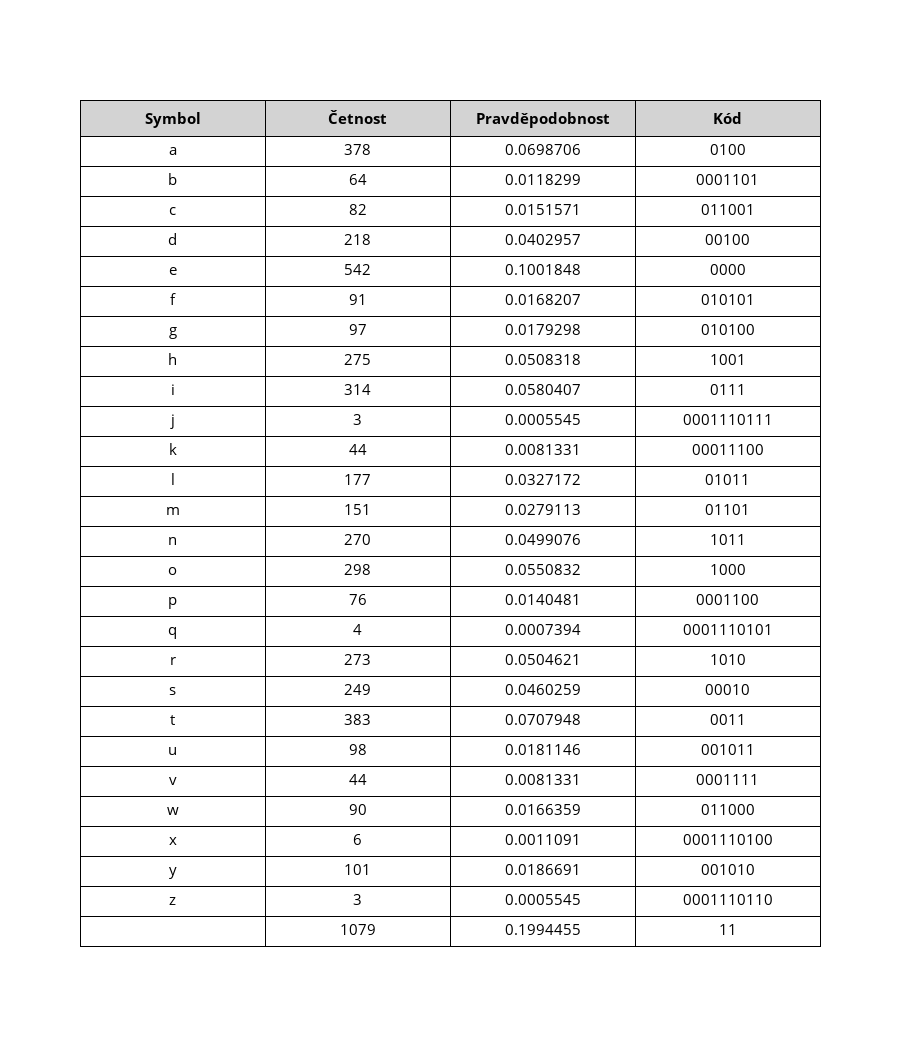

Notebook source saved alongside this figure:
### Code cell
# Ziskej cetnosti a pravdepodobnosti
frequencies_x, probabilities_x = get_probabilities(X)

# Ziskej entropii
entropy_x = get_entropy(probabilities_x)

# Ziskej kody
code_x = get_codes(probabilities_x)

# Ziskej stredni delku kodu
length_x = get_length(probabilities_x, code_x)

print("Entropie: ", format(entropy_x, ".7f"))
print("Střední délka kódu: ", format(length_x, ".7f"))

show_probabilities(probabilities_x, 1)
show_results_table(frequencies_x, probabilities_x, code_x)

### Figure 1 — Plotly figure (JSON) as saved in the notebook; plotly's stock layout.template omitted (floating-point values rounded to 4 significant figures)
{"data": [{"cells": {"align": "center", "fill": {"color": "white"}, "font": {"color": "black", "size": 15}, "height": 30, "line": {"color": "black"}, "values": [["a", "b", "c", "d", "e", "f", "g", "h", "i", "j", "k", "l", "m", "n", "o", "p", "q", "r", "s", "t", "u", "v", "w", "x", "y", "z", " "], [378, 64, 82, 218, 542, 91, 97, 275, 314, 3, 44, 177, 151, 270, 298, 76, 4, 273, 249, 383, 98, 44, 90, 6, 101, 3, 1079], ["0.0698706", "0.0118299", "0.0151571", "0.0402957", "0.1001848", "0.0168207", "0.0179298", "0.0508318", "0.0580407", "0.0005545", "0.0081331", "0.0327172", "0.0279113", "0.0499076", "0.0550832", "0.0140481", "0.0007394", "0.0504621", "0.0460259", "0.0707948", "0.0181146", "0.0081331", "0.0166359", "0.0011091", "0.0186691", "0.0005545", "0.1994455"], ["0100", "0001101", "011001", "00100", "0000", "010101", "010100", "1001", "0111", "0001110111", "00011100", "01011", "01101", "1011", "1000", "0001100", "0001110101", "1010", "00010", "0011", "001011", "0001111", "011000", "0001110100", "001010", "0001110110", "11"]]}, "header": {"align": "center", "fill": {"color": "lightgrey"}, "font": {"color": "black", "size": 15}, "height": 30, "line": {"color": "black"}, "values": ["<b>Symbol</b>", "<b>Četnost</b>", "<b>Pravděpodobnost</b>", "<b>Kód</b>"]}, "type": "table"}], "layout": {"height": 1050, "width": 900}}
